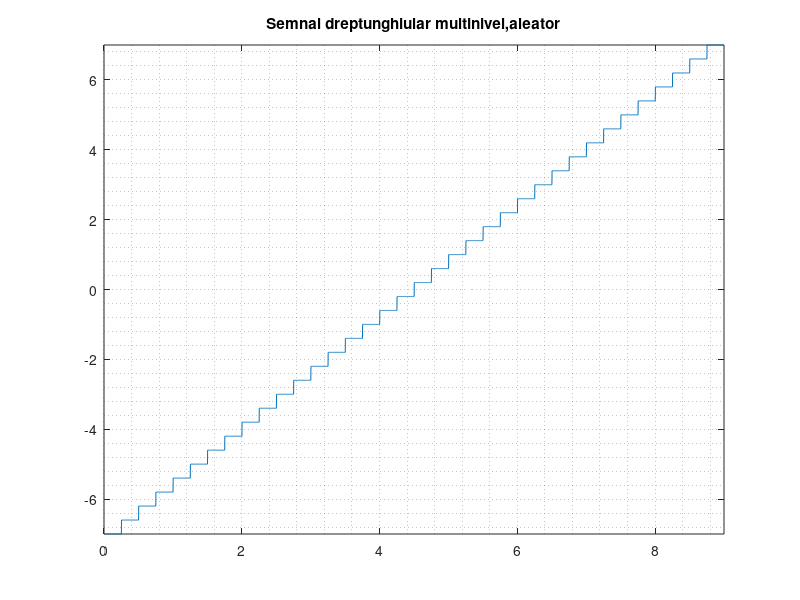

Recreate this plot in MATLAB.
%Exercitiul 3 din tema de casa

%Reprezentam un semnal dreptughiular multinivel, aleator cu rezolutie
%temporara de 2ms pentru nivelurile {-7,-5,-3,-1,1,3,5,7}
nivele = 8; % numarul nivelurilor
durata = 0.25; %[s] durata fiecarui nivel
t = 0:0.002:nivele+1; %timpul de la 0 la 8+1=9s, pentru a avea aceeasi lungime a vectorilor 
%necesari pentru reprezentarea grafica
k = 1; 
for i = 1:length(t) %parcurgem vectorul
    if t(i) <= k*durata %punem conditia(1) daca timpul este mai mic sau egal cu durata fiecarui nivel
        if k <= length(t) %daca conditia(1) este adevarata, punem conditia(2) daca k este mai mic
                          %sau egal cu perioada
            s(i) = t(k); %daca conditia(2) este adevarata, semnalul va valoarea timpului
                else
            s(i) = 0; %in caz contrar, ia valoarea 0
        end
        
    else
        
        if k <= length(t) %conditia(1) este falsa, punem din nou conditia(2)
            s(i) = t(k);  %daca conditia(2) este adevarata, semnalul va valoarea timpului, altfel nu ia nicio valoare
        end
    k=k+1;
    end
end
s = s*200-7; %necesar pentru ca semnalul sa atinga nivelele cerute
plot(t,s)
axis([0 9 -7 7]) 
title('Semnal dreptunghiular multinivel,aleator') %titlul graficului
grid minor %afisam linii de grila
%Asemanator pentru celelalte cerinte